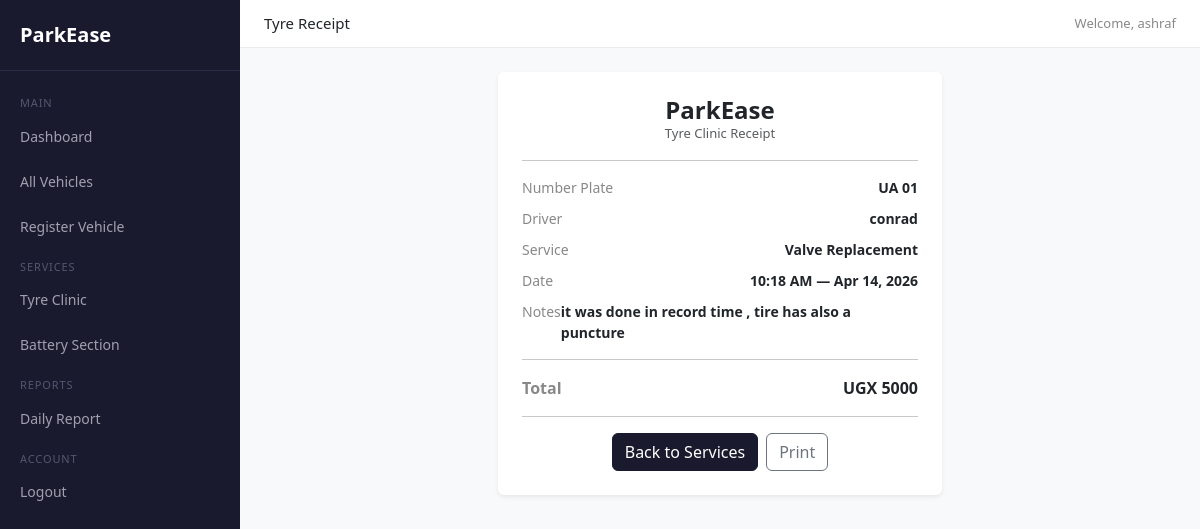
/tyre/receipt/2/ (signed in), run on the app's committed database.
### tyre/models.py (models this page shows, shortened)
class TyreService(models.Model):
    SERVICE_TYPES = [
        ('pressure',        'Pressure Check'),
        ('puncture',        'Puncture Fixing'),
        ('valve',           'Valve Replacement'),
        ('tyre_13',         'Tyre Size 13'),
        ('tyre_14',         'Tyre Size 14'),
        ('tyre_15',         'Tyre Size 15'),
        ('tyre_16',         'Tyre Size 16'),
    ]
    plate        = models.CharField(max_length=10)
    driver_name  = models.CharField(max_length=200)
    service_type = models.CharField(max_length=20, choices=SERVICE_TYPES)
    price        = models.IntegerField(default=0)
    date         = models.DateTimeField(default=timezone.now)
    notes        = models.TextField(blank=True)

### tyre/views.py (the view)
# urls.py: path('tyre/receipt/<int:pk>/', views.tyre_receipt, name='tyre_receipt'),
@login_required
def tyre_receipt(request, pk):
    service = get_object_or_404(TyreService, pk=pk)
    return render(request, 'tyre/tyre_receipt.html', {'service': service})

### tyre/templates/tyre/tyre_receipt.html (shortened to what this page needs)
{% extends 'parking/base.html' %}
{% load static %}
{% block page_heading %}Tyre Receipt{% endblock %}
{% block content %}
<div class="row justify-content-center">
    <div class="col-md-6">
        <div class="card border-0 shadow-sm receipt-card">
            <div class="card-body p-4">
                <h4 class="fw-bold text-center mb-0">ParkEase</h4>
                <p class="text-muted text-center mb-3" style="font-size:13px;">Tyre Clinic Receipt</p>
                <hr>
                <div class="receipt-row">
                    <span class="label">Number Plate</span>
                    <span class="value">{{ service.plate }}</span>
                </div>
                <div class="receipt-row">
                    <span class="label">Driver</span>
                    <span class="value">{{ service.driver_name }}</span>
                </div>
                <div class="receipt-row">
                    <span class="label">Service</span>
                    <span class="value">{{ service.get_service_type_display }}</span>
                </div>
                <div class="receipt-row">
                    <span class="label">Date</span>
                    <span class="value">{{ service.date|date:"h:i A — M d, Y" }}</span>
                </div>
                {% if service.notes %}
                <div class="receipt-row">
                    <span class="label">Notes</span>
                    <span class="value">{{ service.notes }}</span>
                </div>
                {% endif %}
                <hr>
                <div class="receipt-row" style="font-size:16px;">
                    <span class="label fw-bold">Total</span>
                    <span class="value">UGX {{ service.price }}</span>
                </div>
                <hr>
                <div class="d-flex gap-2 justify-content-center mt-3">
                    <a href="{% url 'tyre_list' %}" class="btn btn-primary">Back to Services</a>
                    <button onclick="window.print()" class="btn btn-outline-secondary">Print</button>
                </div>
            </div>
        </div>
    </div>
</div>
{% endblock %}

### parking/templates/parking/base.html (shortened to what this page needs)
<!doctype html>
<html>
  <head>
    <link
      href="https://cdn.jsdelivr.net/npm/bootstrap@5.3.0/dist/css/bootstrap.min.css"
      rel="stylesheet"
    />
    {% load static %}
    <link rel="stylesheet" href="{% static 'parking/style.css' %}" />
  </head>
  <body>
    <div class="d-flex">
      <div class="sidebar p-0">
        <div class="brand">ParkEase</div>
        <div class="section-label">Main</div>
        <a href="/dashboard/">Dashboard</a>
        <a href="/vehicles/">All Vehicles</a>
        <a href="/register/">Register Vehicle</a>
        <div class="section-label">Services</div>
        <a href="/tyre/">Tyre Clinic</a>
        <a href="/battery/">Battery Section</a>
        <div class="section-label">Reports</div>
        <a href="/report/">Daily Report</a>
        <div class="section-label">Account</div>
        <a href="/logout/">Logout</a>
      </div>
      <div class="main-content">
        <div class="top-bar">
          <span style="font-size: 15px; font-weight: 500"
            >{% block page_heading %}{% endblock %}</span
          >
          <span style="font-size: 13px; color: #888"
            >Welcome, {{ request.user.username }}</span
          >
        </div>
        <div class="p-4">{% block content %} {% endblock %}</div>
      </div>
    </div>
  </body>
</html>

### parking/static/parking/style.css (style rules this page uses)
.sidebar { min-height: 100vh; background: #1a1a2e; width: 240px; flex-shrink: 0; }
.sidebar a { color: #a0a0b0; text-decoration: none; display: block; padding: 10px 20px; border-radius: 8px; margin-bottom: 4px; font-size: 14px; }
.sidebar .brand { color: #fff; font-size: 20px; font-weight: 700; padding: 20px; border-bottom: 1px solid #2a2a4a; margin-bottom: 16px; }
.sidebar .section-label { color: #555570; font-size: 11px; text-transform: uppercase; letter-spacing: .08em; padding: 8px 20px 4px; }
.main-content { background: #f8f9fa; min-height: 100vh; flex-grow: 1; }
.top-bar { background: #fff; border-bottom: 1px solid #e9ecef; padding: 12px 24px; display: flex; justify-content: space-between; align-items: center; }
.btn-primary { background: #1a1a2e; border-color: #1a1a2e; }
.receipt-card { max-width: 480px; margin: 0 auto; }
.receipt-row { display: flex; justify-content: space-between; margin-bottom: 10px; font-size: 14px; }
.receipt-row .label { color: #888; }
.receipt-row .value { font-weight: 600; }

### data on the page
TyreService: plate "UA 01", driver_name "conrad", service_type "Valve Replacement", date "10:18 AM — Apr 14, 2026", notes "it was done in record time , tire has also a puncture", price "5000"

### other printed values
{{ request.user.username }} "ashraf"
